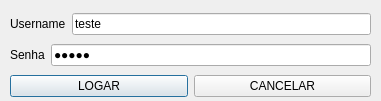
<?xml version="1.0" encoding="UTF-8"?>
<ui version="4.0">
 <class>fm_logar</class>
 <widget class="QDialog" name="fm_logar">
  <property name="geometry">
   <rect>
    <x>0</x>
    <y>0</y>
    <width>381</width>
    <height>101</height>
   </rect>
  </property>
  <property name="windowTitle">
   <string>Dialog</string>
  </property>
  <widget class="QWidget" name="layoutWidget">
   <property name="geometry">
    <rect>
     <x>10</x>
     <y>10</y>
     <width>361</width>
     <height>92</height>
    </rect>
   </property>
   <layout class="QVBoxLayout" name="verticalLayout">
    <item>
     <layout class="QHBoxLayout" name="horizontalLayout">
      <item>
       <widget class="QLabel" name="label">
        <property name="text">
         <string>Username</string>
        </property>
       </widget>
      </item>
      <item>
       <widget class="QLineEdit" name="txt_username">
        <property name="text">
         <string>teste</string>
        </property>
       </widget>
      </item>
     </layout>
    </item>
    <item>
     <layout class="QHBoxLayout" name="horizontalLayout_2">
      <item>
       <widget class="QLabel" name="label_2">
        <property name="text">
         <string>Senha</string>
        </property>
       </widget>
      </item>
      <item>
       <widget class="QLineEdit" name="txt_senha">
        <property name="text">
         <string>teste</string>
        </property>
        <property name="echoMode">
         <enum>QLineEdit::Password</enum>
        </property>
       </widget>
      </item>
     </layout>
    </item>
    <item>
     <layout class="QHBoxLayout" name="horizontalLayout_3">
      <item>
       <widget class="QPushButton" name="btn_logar">
        <property name="text">
         <string>LOGAR</string>
        </property>
       </widget>
      </item>
      <item>
       <widget class="QPushButton" name="btn_cancelar">
        <property name="text">
         <string>CANCELAR</string>
        </property>
       </widget>
      </item>
     </layout>
    </item>
   </layout>
  </widget>
 </widget>
 <resources/>
 <connections/>
</ui>
